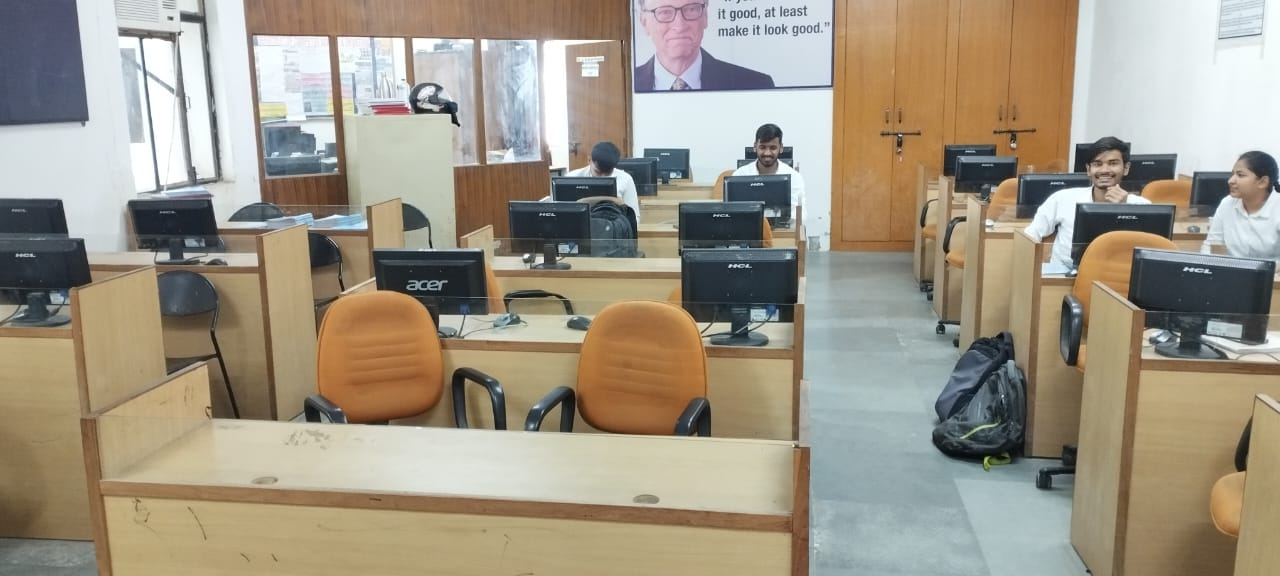
#> input picture opencv/Reading_writing_image/WhatsApp Image 2025-05-12 at 09.50.56_cfdce1d4.jpg, 1280 x 576 px
$ jupyter execute reading_writing_image.ipynb
#> lines starting #> are read from the running program, lines starting #| are printed output that depends on the picture
[cell 1]
# ! pip install opencv-python

# ! pip install ipykernal

[cell 2]
import cv2

[cell 3]
## Read the image

image = cv2.imread("./WhatsApp Image 2025-05-12 at 09.50.56_cfdce1d4.jpg")
#> image is the input picture: shape (576, 1280, 3); mean B, G, R 133.6, 150.4, 159.2

[cell 4]
# check if image is loaded successful

if image is None:
    print("error : Could not load the image")
else:
    print("image loaded succesfully")

[cell 5]
## Display the image

cv2.imshow("Image window",image)
# cv2.waitKey(0)  ## pauses a program until a key is press .
cv2.waitKey(1000)
cv2.destroyAllWindows()  ##release the window

[cell 6]
## write the image
image_new = image + 222
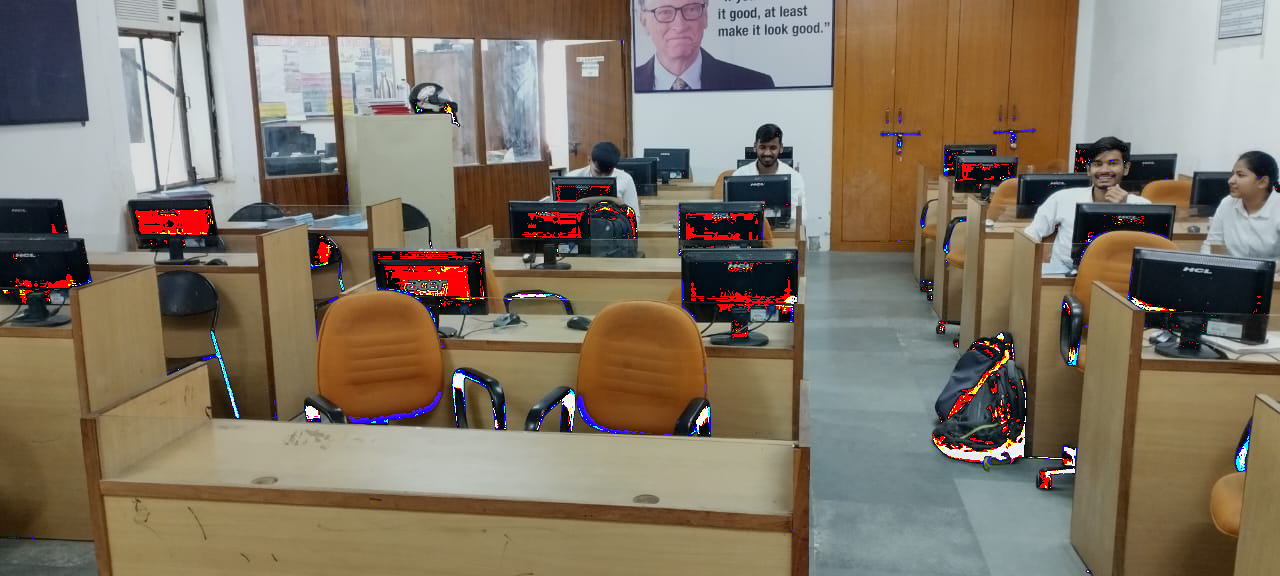
#> image_new: shape (576, 1280, 3); mean B, G, R 101.7, 117.8, 129.3
cv2.imwrite("./output.jpg",image_new)
#> Out = True
